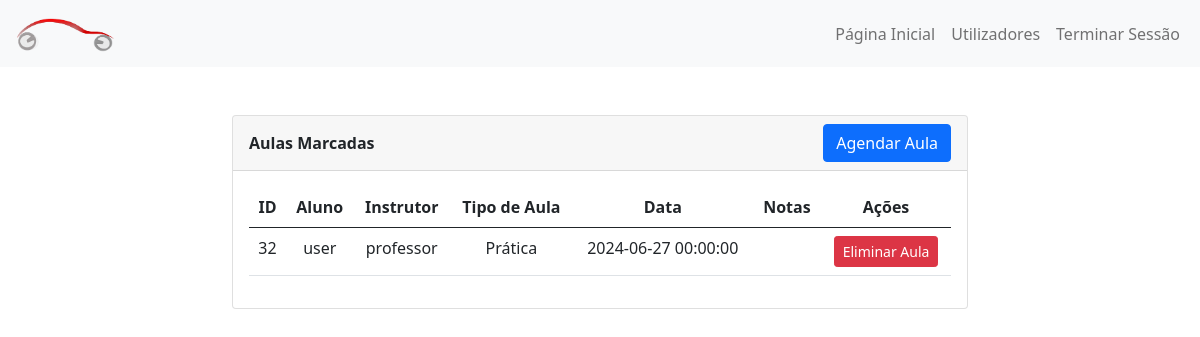
Page /inicio_secretario.php (signed in) on the committed database.
### tables this page shows
CREATE TABLE IF NOT EXISTS `aula` (
  `id_aula` int NOT NULL AUTO_INCREMENT,
  `titulo_aula` varchar(45) NOT NULL COMMENT 'Título da Aula',
  `data_aula` datetime NOT NULL COMMENT 'Data da aula',
  `notas_aula` varchar(45) DEFAULT NULL COMMENT 'Possíveis notas a escrever',
  `presenca_aula` tinyint NOT NULL DEFAULT '0' COMMENT 'Marca a presença na aula.',
  `fk_tipo_aula` int NOT NULL COMMENT 'Foreign Key do tipo de aula.\\n0 = Prática\\n1 = Teórica\\n2 = Teórico-Prática.',
  `fk_id_aluno` int NOT NULL COMMENT 'Foreign key do tipo de aluno',
  `fk_id_instrutor` int NOT NULL COMMENT 'Foreign key do tipo de instrutor',
  `eliminado_aula` int NOT NULL DEFAULT '0' COMMENT 'Estado de Eliminação. 1 = Eliminado, 0 = Não Eliminado',
  PRIMARY KEY (`id_aula`),
  KEY `fk_id_instrutor` (`fk_id_instrutor`),
  KEY `fk_tipo_aula` (`fk_tipo_aula`),
  KEY `fk_id_aluno` (`fk_id_aluno`) USING BTREE
);

CREATE TABLE IF NOT EXISTS `utilizador` (
  `id_utilizador` int NOT NULL AUTO_INCREMENT,
  `username_utilizador` varchar(45) DEFAULT NULL COMMENT 'Username do utilizador.',
  `email_utilizador` varchar(45) DEFAULT NULL COMMENT 'Email do utilizador.',
  `password_utilizador` varchar(45) DEFAULT NULL COMMENT 'Password encriptada do utilizador',
  `fk_tipoutilizador` int NOT NULL COMMENT 'Foreign key associada à tabela tipo_utilizador.',
  `eliminado_utilizador` tinyint NOT NULL DEFAULT '0' COMMENT 'Estado de Eliminação. | Eliminado = 1 | Não Eliminado = 0',
  `utilizadorcol` varchar(45) DEFAULT NULL,
  PRIMARY KEY (`id_utilizador`),
  KEY `fk_tipo` (`fk_tipoutilizador`)
);

CREATE TABLE IF NOT EXISTS `tipo_aula` (
  `id_tipo_aula` int NOT NULL,
  `titulo_tipo_aula` varchar(45) NOT NULL,
  PRIMARY KEY (`id_tipo_aula`)
);

### inicio_secretario.php (the view, shortened to what this page needs)
<?php
$conn = dbConnection();
?>
<!DOCTYPE html>
<html lang="pt-pt">
<head>
    <link rel="stylesheet" href="https://cdn.jsdelivr.net/npm/bootstrap@5.0.2/dist/css/bootstrap.min.css">
</head>
<body>
<?php
function includeNavbar() {
    ?>
    <nav class='navbar navbar-expand-md navbar-light bg-light'>
        <div class='container-fluid'>
            <a class='navbar-brand'>
                <img src='src/logo.png' alt='Logo' height='40' class='d-inline-block align-text-top'>
            </a>
            <div class='collapse navbar-collapse' id='navbarNav'>
                <ul class='navbar-nav ms-auto'>
                    <li class='nav-item'>
                        <a class='nav-link' href='#' id='home-btn'>Página Inicial</a>
                    </li>
                    <li class='nav-item'>
                        <a class='nav-link' href='utilizadores_secretario.php' id='home-btn'>Utilizadores</a>
                    </li>
                    <li class='nav-item'>
                        <a class='nav-link' href='inicio_secretario.php?logout=true'>Terminar Sessão</a>
                    </li>
                </ul>
            </div>
        </div>
    </nav>
    <?php
}
function mostrarTabela($conn, $sqlQuery, $tableTitle, $tableHeaders) {
    $stmt = $conn->prepare($sqlQuery);
    $stmt->execute();
    $result = $stmt->get_result();
    if ($result) {
        ?>
        <div class='container my-5'>
            <div class='row justify-content-center'>
                <div class='col-md-8'>
                    <div class='card'>
                        <div class='card-header d-flex justify-content-between align-items-center'>
                            <span><b><?= $tableTitle ?></b></span>
                            <?php if ($tableTitle == "Aulas Marcadas") : ?>
                                <button class='btn btn-primary' id='open-add-aula-modal-btn'>Agendar Aula</button>
                            <?php endif; ?>
                        </div>
                        <div class='card-body'>
                            <table class='table'>
                                <thead>
                                <tr>
                                    <?php foreach ($tableHeaders as $header) : ?>
                                        <th class='text-center'><?= $header ?></th>
                                    <?php endforeach; ?>
                                    <th class='text-center'>Ações</th>
                                </tr>
                                </thead>
                                <tbody>
                                <?php
                                while ($row = $result->fetch_assoc()) {
                                    ?>
                                    <tr>
                                        <?php foreach ($row as $key => $value) : ?>
                                            <td class='text-center'><?= $value ?></td>
                                        <?php endforeach; ?>
                                        <td class='text-center'>
                                            <?php if ($tableTitle == "Aulas Marcadas") : ?>
                                                <form method="GET" action="<?= $_SERVER['PHP_SELF'] ?>">
                                                    <button type="submit" class='btn btn-danger btn-sm'>Eliminar Aula</button>
                                                </form>
                                            <?php endif; ?>
                                        </td>
                                    </tr>
                                    <?php
                                }
                                ?>
                                </tbody>
                            </table>
                        </div>
                    </div>
                </div>
            </div>
        </div>
        <?php
    } else {
        echo "Erro ao executar a consulta: " . $stmt->error;
    }
}
includeNavbar();
$sqlAulasMarcadas = "SELECT aula.id_aula, utilizador.username_utilizador AS aluno, instrutor.username_utilizador AS instrutor, tipo_aula.titulo_tipo_aula AS tipo_aula, aula.data_aula, aula.notas_aula
FROM aula
INNER JOIN utilizador ON aula.fk_id_aluno = utilizador.id_utilizador
INNER JOIN utilizador AS instrutor ON aula.fk_id_instrutor = instrutor.id_utilizador
INNER JOIN tipo_aula ON aula.fk_tipo_aula = tipo_aula.id_tipo_aula
WHERE aula.eliminado_aula = 0";
$tableHeadersAulasMarcadas = ["ID", "Aluno", "Instrutor", "Tipo de Aula", "Data", "Notas"];
$stmtAulasMarcadas = $conn->prepare($sqlAulasMarcadas);
$stmtAulasMarcadas->execute();
$resultAulasMarcadas = $stmtAulasMarcadas->get_result();
if ($resultAulasMarcadas) {
    mostrarTabela($conn, $sqlAulasMarcadas, "Aulas Marcadas", $tableHeadersAulasMarcadas);
} else {
    echo "Erro ao executar a consulta: " . $stmtAulasMarcadas->error;
}
?>
</body>
</html>

### rows in the picture
aula: id_aula "32", fk_id_aluno.username_utilizador "user", fk_id_instrutor.username_utilizador "professor", fk_tipo_aula.titulo_tipo_aula "Prática", data_aula "2024-06-27 00:00:00"

### other values in the picture
$tableTitle "Aulas Marcadas"
$header "ID"
$header "Aluno"
$header "Instrutor"
$header "Tipo de Aula"
$header "Data"
$header "Notas"
